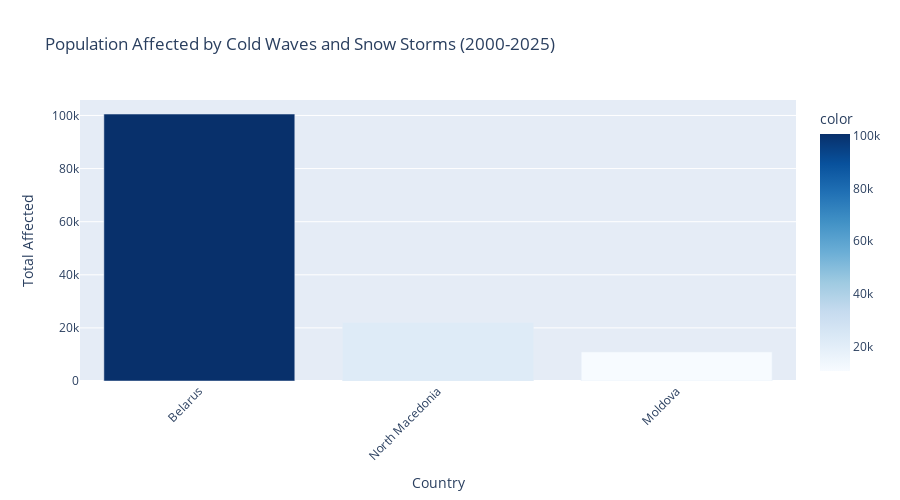

Here is the notebook cell this chart was saved with:
### Code cell
# Visualize affected population
if 'affected_by_country' in dir() and len(affected_by_country) > 0:
    fig = px.bar(
        x=affected_by_country.index,
        y=affected_by_country.values,
        title='Population Affected by Cold Waves and Snow Storms (2000-2025)',
        labels={'x': 'Country', 'y': 'Total Affected'},
        color=affected_by_country.values,
        color_continuous_scale='Blues'
    )
    fig.update_layout(
        xaxis_tickangle=-45,
        height=500
    )
    fig.show()

### Figure 1 — Plotly figure (JSON) as saved in the notebook; plotly's stock layout.template omitted (floating-point values rounded to 4 significant figures)
{"data": [{"hovertemplate": "Country=%{x}<br>Total Affected=%{y}<br>color=%{marker.color}<extra></extra>", "legendgroup": "", "marker": {"color": [100500.0, 22040.0, 10920.0], "coloraxis": "coloraxis", "pattern": {"shape": ""}}, "name": "", "orientation": "v", "showlegend": false, "textposition": "auto", "type": "bar", "x": ["Belarus", "North Macedonia", "Moldova"], "xaxis": "x", "y": [100500.0, 22040.0, 10920.0], "yaxis": "y"}], "layout": {"barmode": "relative", "coloraxis": {"colorbar": {"title": {"text": "color"}}, "colorscale": [[0, "rgb(247,251,255)"], [0.125, "rgb(222,235,247)"], [0.25, "rgb(198,219,239)"], [0.375, "rgb(158,202,225)"], [0.5, "rgb(107,174,214)"], [0.625, "rgb(66,146,198)"], [0.75, "rgb(33,113,181)"], [0.875, "rgb(8,81,156)"], [1, "rgb(8,48,107)"]]}, "height": 500, "legend": {"tracegroupgap": 0}, "title": {"text": "Population Affected by Cold Waves and Snow Storms (2000-2025)"}, "xaxis": {"anchor": "y", "domain": [0, 1], "tickangle": -45, "title": {"text": "Country"}}, "yaxis": {"anchor": "x", "domain": [0, 1], "title": {"text": "Total Affected"}}}}
